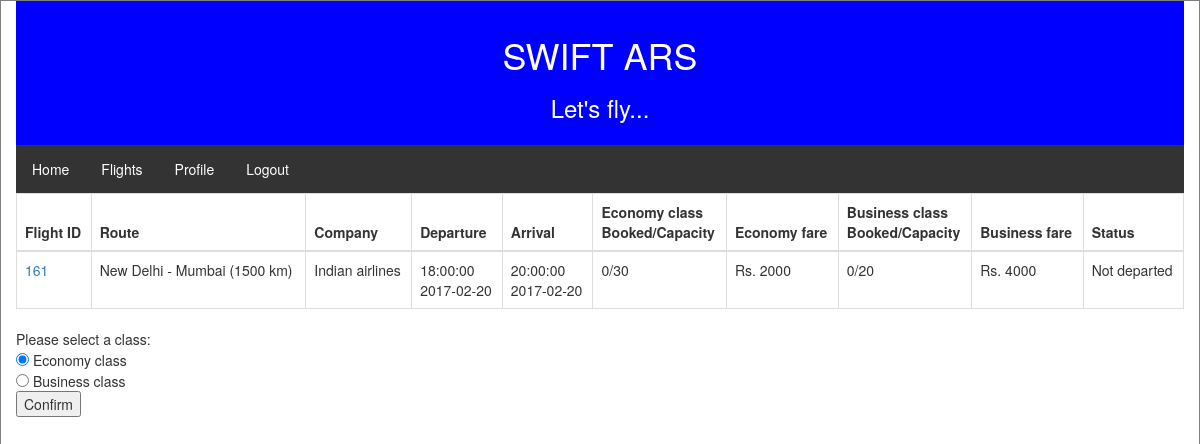
The page /flight/161/ (signed in) on the database its author committed.
### tables this page shows
CREATE TABLE company (
  c_id integer primary key,
  name text
);

### app.py (the view, shortened to what this page needs)
@app.route('/flight/<int:flight_id>/', methods=['GET', 'POST'])
@flask_login.login_required
def flight_info(flight_id):
    headers = ["Flight ID", "Route", "Company", "Departure", "Arrival", "Economy class<br/>Booked/Capacity", "Economy fare",
                "Business class<br/>Booked/Capacity", "Business fare", "Status"]
    flight = fetch_flights(None, None, None, None, flight_id)
    if flask.request.method == 'GET':
        return flask.render_template('flight_info.html', headers = headers, flight = flight)

### app.py (called while the page is built)
@login_manager.user_loader
def user_loader(email):
    if email not in users:
        return
    user = User()
    user.id = email
    user.name = users[email]['name']
    return user

### db_fetcher.py (called while the page is built)
def fetch_routes_data(route_id = None):
    conn = sqlite3.connect('airlines.db')
    c = conn.cursor()
    c.execute("select * from location")
    rows = c.fetchall()
    locations = {}
    for row in rows:
        locations[row[0]] = row[1]
    if route_id == None:
        c.execute("select * from route")
    else:
        c.execute("select * from route where r_id = ?", (route_id,))
    rows = c.fetchall()
    routes = {}
    for row in rows:
        routes[row[0]] = "%s - %s (%s km)"%(locations[row[1]], locations[row[2]], row[3])
    return routes

def fetch_companies_data(company_id = None):
    conn = sqlite3.connect('airlines.db')
    c = conn.cursor()
    if company_id == None:
        c.execute("select c_id, name from company")
    else:
        c.execute("select c_id, name from company where c_id = ?", (company_id))
    rows = c.fetchall()
    companies = {}
    for row in rows:
        companies[row[0]] = row[1]
    return companies

### templates/flight_info.html (shortened to what this page needs)
{% extends "base.html" %}
{% block content %}
    <ul>
        <li><a href="/">Home</a></li>
        <li><a href="/flights">Flights</a></li>
        <li><a href="/profile">Profile</a></li>
        <li><a href="/logout">Logout</a></li>
    </ul>
    {% autoescape false %}
    <table class="table table-bordered">
        <thead>
            <tr>
                {% for header in headers %}
                    <th>
                        {{header}}
                    </th>
                {% endfor %}
            </tr>
        </thead>
        <tbody>
            {% for row in flight %}
                <tr>
                    {% for col in row %}
                        <td>
                            {{col}}
                        </td>
                    {% endfor %}
                </tr>
            {% endfor %}
        </tbody>
    </table>
    {% endautoescape %}
    {% if flight[0][-1] != "Departed" %}
        Please select a class:
        <form action='' method='POST'>
            <input type="radio" name="type" value="eco" checked> Economy class<br>
            <input type="radio" name="type" value="bus"> Business class<br>
            <input type='submit' name='submit' value = 'Confirm'></input>
        </form>
    {% endif %}
{% endblock %}

### templates/base.html (shortened to what this page needs)
<!doctype html>
<html lang="en">
  <head>
        <link rel="stylesheet" href="https://maxcdn.bootstrapcdn.com/bootstrap/3.3.7/css/bootstrap.min.css">
  </head>
  <body>
    <div class="container">
        <header>
           <h1>SWIFT ARS</h1>
           <h3>Let's fly...</h3>
        </header>
        {% block content %}{% endblock %}
    </div>
  </body>
</html>

### templates/base.html (style rules this page uses)
div.container { width: 100%; border: 1px solid gray; height: 1200px; }
header, footer { padding: 1em; color: white; background-color: blue; clear: left; text-align: center; }
ul { list-style-type: none; margin: 0; padding: 0; overflow: hidden; background-color: #333; }
li { float: left; }
li a { display: block; color: white; text-align: center; padding: 14px 16px; text-decoration: none; }

### rows shown on the page
company: row "161" "New Delhi - Mumbai (1500 km)" "18:00:00 2017-02-20" "20:00:00 2017-02-20" "0/30" "Rs. 2000" "0/20" "Rs. 4000" "Not departed", name "Indian airlines"

### other values the page prints
{{ header }} "Flight ID" "Route" "Company" "Departure" "Arrival" "Economy class Booked/Capacity" "Economy fare" "Business class Booked/Capacity" "Business fare" "Status"
